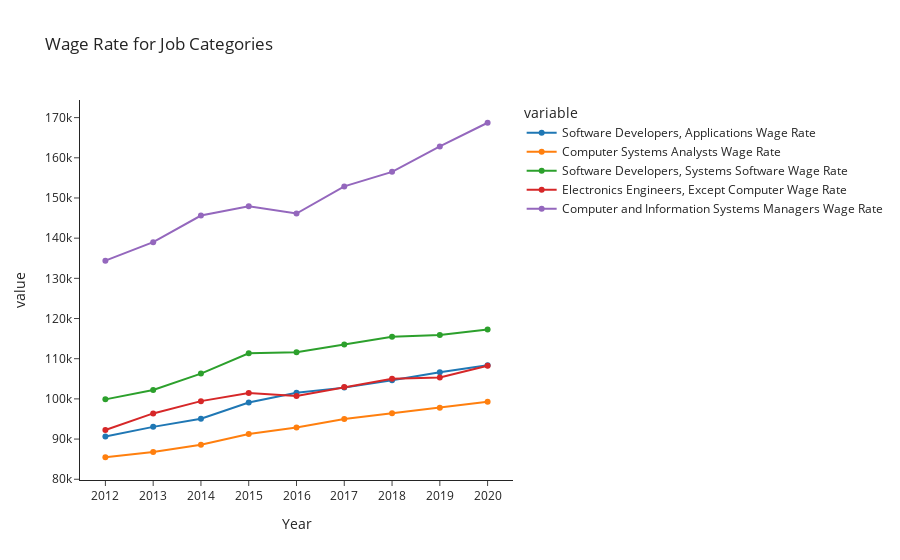

The cell this chart's notebook holds for it:
### Code cell
#Interactive plot with plotly.
fig = px.line(df_plot_1, x='Year', y=['Software Developers, Applications Wage Rate',
                                      'Computer Systems Analysts Wage Rate',
                                      'Software Developers, Systems Software Wage Rate',
                                      'Electronics Engineers, Except Computer Wage Rate',
                                      'Computer and Information Systems Managers Wage Rate'],
                                       title='Wage Rate for Job Categories',
                                       markers=True,
                                       line_shape='linear',
                                       template='simple_white')
fig.update_xaxes()
fig.show()

### Figure 1 — Plotly figure (JSON) as saved in the notebook; plotly's stock layout.template omitted (floating-point values rounded to 4 significant figures)
{"data": [{"hovertemplate": "variable=Software Developers, Applications Wage Rate<br>Year=%{x}<br>value=%{y}<extra></extra>", "legendgroup": "Software Developers, Applications Wage Rate", "line": {"color": "#1F77B4", "dash": "solid", "shape": "linear"}, "marker": {"symbol": "circle"}, "mode": "markers+lines", "name": "Software Developers, Applications Wage Rate", "orientation": "v", "showlegend": true, "type": "scatter", "x": ["2012", "2013", "2014", "2015", "2016", "2017", "2018", "2019", "2020"], "xaxis": "x", "y": [90630.0, 93040.0, 95060.0, 99080.0, 101500.0, 102800.0, 104700.0, 106600.0, 108400.0], "yaxis": "y"}, {"hovertemplate": "variable=Computer Systems Analysts Wage Rate<br>Year=%{x}<br>value=%{y}<extra></extra>", "legendgroup": "Computer Systems Analysts Wage Rate", "line": {"color": "#FF7F0E", "dash": "solid", "shape": "linear"}, "marker": {"symbol": "circle"}, "mode": "markers+lines", "name": "Computer Systems Analysts Wage Rate", "orientation": "v", "showlegend": true, "type": "scatter", "x": ["2012", "2013", "2014", "2015", "2016", "2017", "2018", "2019", "2020"], "xaxis": "x", "y": [85470.0, 86780.0, 88570.0, 91250.0, 92890.0, 95000.0, 96430.0, 97790.0, 99290.0], "yaxis": "y"}, {"hovertemplate": "variable=Software Developers, Systems Software Wage Rate<br>Year=%{x}<br>value=%{y}<extra></extra>", "legendgroup": "Software Developers, Systems Software Wage Rate", "line": {"color": "#2CA02C", "dash": "solid", "shape": "linear"}, "marker": {"symbol": "circle"}, "mode": "markers+lines", "name": "Software Developers, Systems Software Wage Rate", "orientation": "v", "showlegend": true, "type": "scatter", "x": ["2012", "2013", "2014", "2015", "2016", "2017", "2018", "2019", "2020"], "xaxis": "x", "y": [99880.0, 102200.0, 106300.0, 111400.0, 111600.0, 113500.0, 115500.0, 115900.0, 117300.0], "yaxis": "y"}, {"hovertemplate": "variable=Electronics Engineers, Except Computer Wage Rate<br>Year=%{x}<br>value=%{y}<extra></extra>", "legendgroup": "Electronics Engineers, Except Computer Wage Rate", "line": {"color": "#D62728", "dash": "solid", "shape": "linear"}, "marker": {"symbol": "circle"}, "mode": "markers+lines", "name": "Electronics Engineers, Except Computer Wage Rate", "orientation": "v", "showlegend": true, "type": "scatter", "x": ["2012", "2013", "2014", "2015", "2016", "2017", "2018", "2019", "2020"], "xaxis": "x", "y": [92260.0, 96380.0, 99440.0, 101500.0, 100700.0, 103000.0, 105000.0, 105300.0, 108200.0], "yaxis": "y"}, {"hovertemplate": "variable=Computer and Information Systems Managers Wage Rate<br>Year=%{x}<br>value=%{y}<extra></extra>", "legendgroup": "Computer and Information Systems Managers Wage Rate", "line": {"color": "#9467BD", "dash": "solid", "shape": "linear"}, "marker": {"symbol": "circle"}, "mode": "markers+lines", "name": "Computer and Information Systems Managers Wage Rate", "orientation": "v", "showlegend": true, "type": "scatter", "x": ["2012", "2013", "2014", "2015", "2016", "2017", "2018", "2019", "2020"], "xaxis": "x", "y": [134400.0, 139000.0, 145600.0, 147900.0, 146100.0, 152900.0, 156500.0, 162800.0, 168700.0], "yaxis": "y"}], "layout": {"legend": {"title": {"text": "variable"}, "tracegroupgap": 0}, "title": {"text": "Wage Rate for Job Categories"}, "xaxis": {"anchor": "y", "domain": [0, 1], "title": {"text": "Year"}}, "yaxis": {"anchor": "x", "domain": [0, 1], "title": {"text": "value"}}}}
